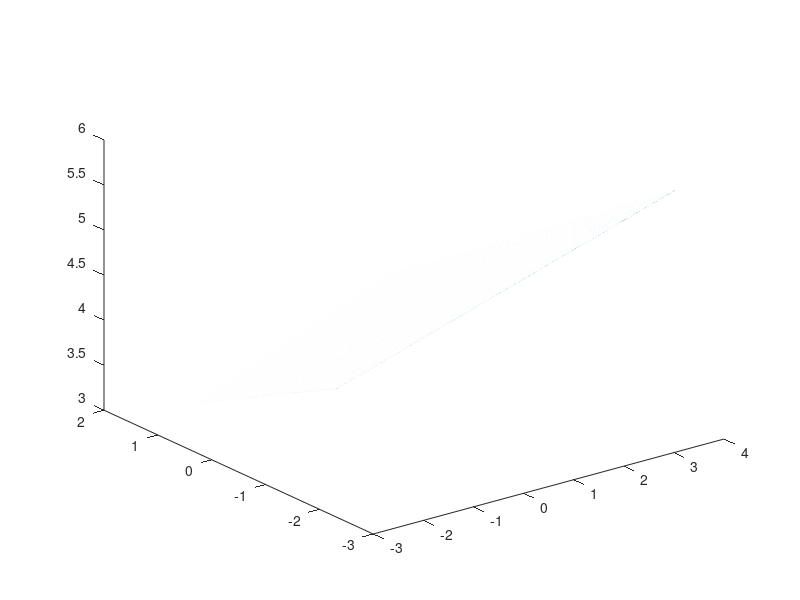

Write the MATLAB code that produced this figure. (Note: this script raises an error after producing the figure.)

f=530;
width=640;
height=480;
cx = (width-1)/2
cy = (height-1)/2
x1d=linspace(0,width-1,width)
y1d=linspace(0,height-1,height)
tanX = (x1d - cx)./f;
tanY = (y1d - cy)./f;
surface = [-0.1 0.2 0.5 -2];
surface = surface./norm(surface(1:3));
normal = surface(1:3);
pt_in_plane = [1 1 1];
pt_in_plane(3) = (-surface(4) - dot(pt_in_plane(1:2),surface(1:2)))/surface(3);

ray_origin = [0 0 0];
dot([pt_in_plane 1],surface)
depth=zeros(height,width);
for x=1:width
    for y=1:height
        ray_dir = [tanX(x),tanY(y),1];
        ray_dir = ray_dir./norm(ray_dir);
        denom = dot(normal, ray_dir);
        t = dot((pt_in_plane - ray_origin), normal) / denom;
        pt = ray_origin + t * ray_dir;
        depth(y,x) = pt(3);
    end
end
imshow(depth,[0,12])

pts3 = zeros(height,width,3);
for x=1:width
    for y=1:height
        offset = y*width + x;
        pts3(y,x,:) = depth(y,x)*[ ((x-1)-cx)/f, ((y-1)-cy)/f, 1];
    end
end
x3 = reshape(pts3(:,:,1),width*height,1);
y3 = reshape(pts3(:,:,2),width*height,1);
z3 = reshape(pts3(:,:,3),width*height,1);
plot3(x3,y3,z3,'o','MarkerSize',0.1);

iZ = 1.0./depth;
hwinsize=2;
%for x=1:width
%    for y=1:height
for x=320:320
    for y=240:240
        minX=max(x-hwinsize,1);
        maxX=min(x+hwinsize,width);
        minY=max(y-hwinsize,1);
        maxY=min(y+hwinsize,height);
        numX = numel(minX:maxX);
        numY = numel(minY:maxY);
        sum_TanX = numY*sum(tanX(minX:maxX));
        %sum_TanXTanY3 = sum(sum(tanY(minY:maxY))*tanX(minX:maxX));
        %sum_TanXTanY2 = sum(sum(tanY(minY:maxY)'*tanX(minX:maxX)));
        sum_TanXTanY = sum(sum((ones(numX,1)*tanY(minY:maxY))'.*(ones(numY,1)*tanX(minX:maxX))));
        sum_TanY = numX*sum(tanY(minY:maxY));
        sum_TanX2 = numY*sum(tanX(minX:maxX).*tanX(minX:maxX));
        sum_TanY2 = numX*sum(tanY(minY:maxY).*tanY(minY:maxY));
        sum_iZ = sum(sum(iZ(minY:maxY,minX:maxX)));
        sum_iZ2 = sum(sum(iZ(minY:maxY,minX:maxX).*iZ(minY:maxY,minX:maxX)));
        sum_TanX_div_iZ = sum(sum((ones(numY,1)*tanX(minX:maxX)).*iZ(minY:maxY,minX:maxX)));
        sum_TanY_div_iZ = sum(sum((ones(numX,1)*tanY(minY:maxY))'.*iZ(minY:maxY,minX:maxX)));
        MtM = [sum_TanX2 sum_TanXTanY sum_TanX sum_TanX_div_iZ;
            sum_TanXTanY sum_TanY2 sum_TanY sum_TanY_div_iZ;
            sum_TanX sum_TanY numX*numY sum_iZ;
            sum_TanX_div_iZ sum_TanY_div_iZ sum_iZ sum_iZ2];
        [vecs, vals] = eig(MtM);
        coeffs = vecs(:,1)./norm(vecs(1:3,1))

        MtM2 = [sum_TanX2 sum_TanXTanY sum_TanX;
            sum_TanXTanY sum_TanY2 sum_TanY;
            sum_TanX sum_TanY numX*numY];
        Mtb = -[sum_TanX_div_iZ; sum_TanY_div_iZ; sum_iZ];
        coeffs2a = inv(MtM2)*Mtb;
        coeffs2(4) = 1/norm(coeffs2a);
        coeffs2(1:3) = coeffs2a(1:3)./norm(coeffs2a);
        
        sum_cX2 = sum(sum(pts3(minY:maxY,minX:maxX,1).*iZ(minY:maxY,minX:maxX).*pts3(minY:maxY,minX:maxX,1).*iZ(minY:maxY,minX:maxX)));
        sum_cXY = sum(sum(pts3(minY:maxY,minX:maxX,1).*iZ(minY:maxY,minX:maxX).*pts3(minY:maxY,minX:maxX,2).*iZ(minY:maxY,minX:maxX)));
        sum_X2 = sum(sum(pts3(minY:maxY,minX:maxX,1).*pts3(minY:maxY,minX:maxX,1)));
        sum_XY = sum(sum(pts3(minY:maxY,minX:maxX,1).*pts3(minY:maxY,minX:maxX,2)));
        sum_XZ = sum(sum(pts3(minY:maxY,minX:maxX,1).*pts3(minY:maxY,minX:maxX,3)));
        sum_X = sum(sum(pts3(minY:maxY,minX:maxX,1)));
        sum_Y2 = sum(sum(pts3(minY:maxY,minX:maxX,2).*pts3(minY:maxY,minX:maxX,2)));
        sum_YZ = sum(sum(pts3(minY:maxY,minX:maxX,2).*pts3(minY:maxY,minX:maxX,3)));
        sum_Z2 = sum(sum(pts3(minY:maxY,minX:maxX,3).*pts3(minY:maxY,minX:maxX,3)));
        sum_Y = sum(sum(pts3(minY:maxY,minX:maxX,2)));
        sum_Z = sum(sum(pts3(minY:maxY,minX:maxX,3)));
        MtM3 = [sum_X2 sum_XY sum_XZ sum_X;
            sum_XY sum_Y2 sum_YZ sum_Y;
            sum_XZ sum_YZ sum_Z2 sum_Z;
            sum_X sum_Y sum_Z numX*numY];
        [vecs3,val3] = eig(MtM3);
        coeffs3 = vecs3(:,1)./norm(vecs3(1:3,1))
    
    end
end

coeffs'*depth(y,x)*[tanX(x); tanY(y); 1; iZ(y,x)]
coeffs2'*depth(y,x)*[tanX(x); tanY(y); 1; iZ(y,x)]
coeffs3'*depth(y,x)*[tanX(x); tanY(y); 1; iZ(y,x)]
